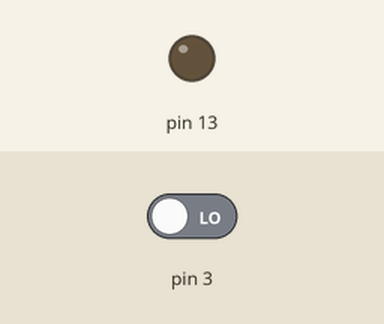
Simulated run of this sketch. Board: Arduino Uno, built with avr-gcc and run on an emulated ATmega328P. Shown: output pins drawn as LEDs (lit = HIGH). The test bench sets the inputs (shaded band); at power-on: pin 3 LOW.

Above: at 1.2 s.
1.3 s: pin 3 driven HIGH
At 1.8 s:
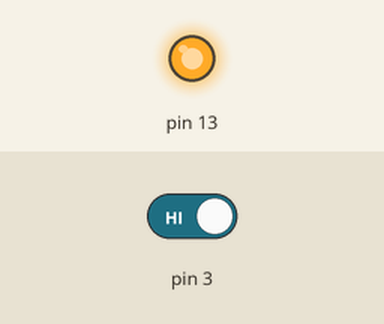
2.8 s: pin 3 driven LOW
At 4.1 s:
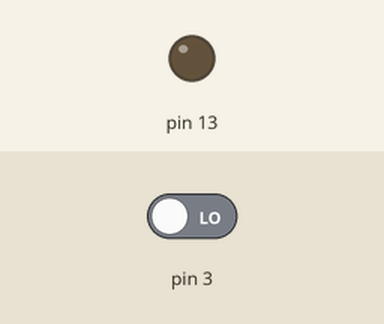
Timing chart, 0 to 5.8 s (numbered marks = the images above; inputs shaded):
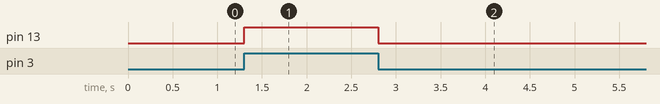

Measured:
- after the input at 1.3 s, pin 13: LOW → HIGH at once
- after the input at 2.8 s, pin 13: HIGH → LOW at once

The sketch:

Blink3.ino
```cpp
boolean __ardublockDigitalRead(int pinNumber)
{
  pinMode(pinNumber, INPUT);
  return digitalRead(pinNumber);
}


void __ardublockDigitalWrite(int pinNumber, boolean status)
{
  pinMode(pinNumber, OUTPUT);
  digitalWrite(pinNumber, status);
}


void setup()
{
}

void loop()
{
  if (__ardublockDigitalRead(3))
  {
    __ardublockDigitalWrite(13, HIGH);
  }
  else
  {
    __ardublockDigitalWrite(13, LOW);
  }
}
```
